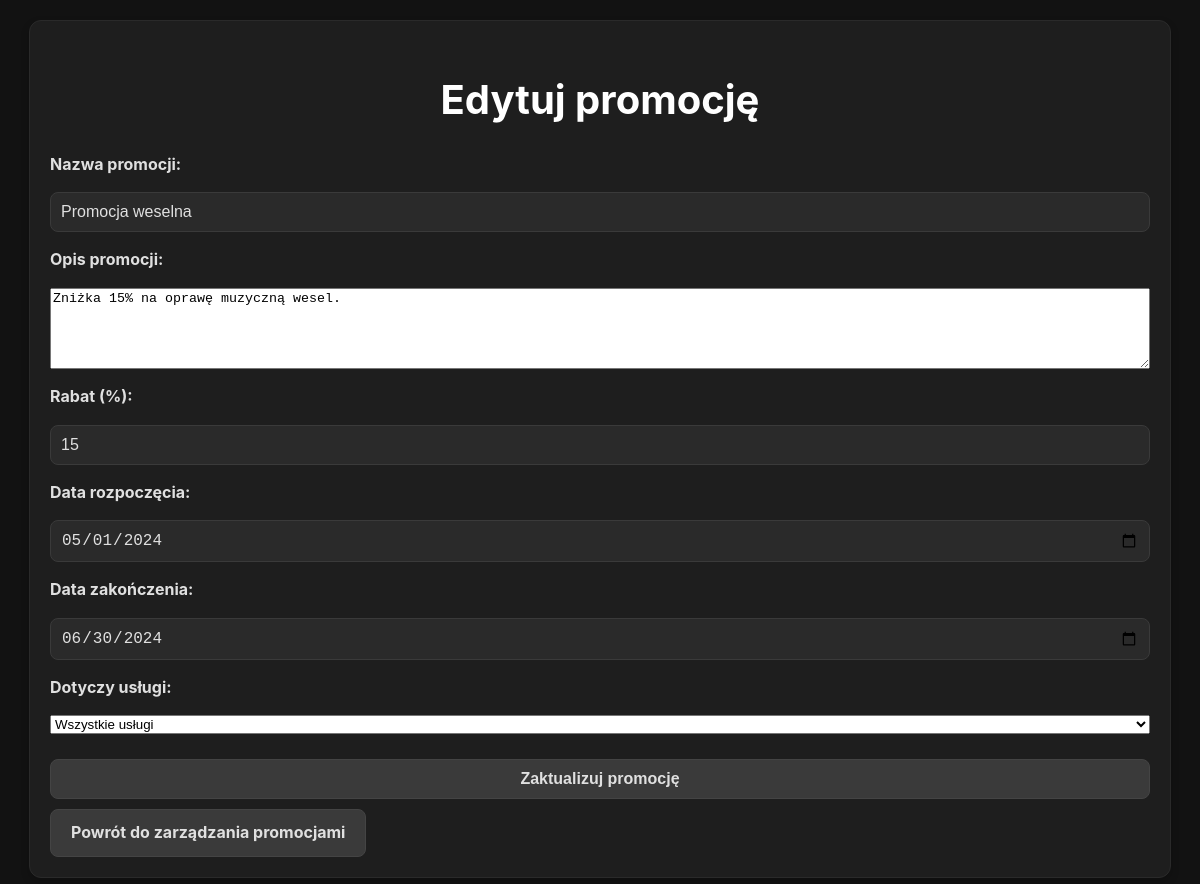
/admin_edit_promo.php?id_promocji=1 (signed in), run on the app's committed database.
### tables this page shows
CREATE TABLE `promocje` (
  `id_promocji` int(11) NOT NULL,
  `nazwa` varchar(255) DEFAULT NULL COMMENT 'Nazwa promocji, np. Zniżka na konserwację',
  `opis` varchar(255) DEFAULT NULL COMMENT 'Opis promocji',
  `rabat` float DEFAULT NULL COMMENT 'Wartość rabatu w procentach, np. 10 dla 10%',
  `data_rozpoczecia` date DEFAULT NULL COMMENT 'Data rozpoczęcia promocji',
  `data_zakonczenia` date DEFAULT NULL COMMENT 'Data zakończenia promocji'
);

### admin_edit_promo.php (the view, shortened to what this page needs)
<?php
include 'config.php';
$id_promocji = intval($_GET['id_promocji']);
try {
    $stmt = $pdo->prepare("SELECT nazwa, opis, rabat, data_rozpoczecia, data_zakonczenia FROM promocje WHERE id_promocji = ?");
    $stmt->execute([$id_promocji]);
    $promotion = $stmt->fetch(PDO::FETCH_ASSOC);
} catch (PDOException $e) {
    die("Błąd: " . $e->getMessage());
}
?>
<!DOCTYPE html>
<html lang="pl">
<head>
    <link rel="stylesheet" href="style.css">
</head>
<body>
    <div class="container">
        <h1>Edytuj promocję</h1>
        <form method="POST">
            <label for="nazwa">Nazwa promocji:</label>
            <input type="text" id="nazwa" name="nazwa" value="<?= htmlspecialchars($promotion['nazwa']) ?>" required>
            <label for="opis">Opis promocji:</label>
            <textarea id="opis" name="opis" rows="5" required><?= htmlspecialchars($promotion['opis']) ?></textarea>
            <label for="rabat">Rabat (%):</label>
            <input type="number" id="rabat" name="rabat" step="0.01" value="<?= htmlspecialchars($promotion['rabat']) ?>" required>
            <label for="data_rozpoczecia">Data rozpoczęcia:</label>
            <input type="date" id="data_rozpoczecia" name="data_rozpoczecia" value="<?= htmlspecialchars($promotion['data_rozpoczecia']) ?>" required>
            <label for="data_zakonczenia">Data zakończenia:</label>
            <input type="date" id="data_zakonczenia" name="data_zakonczenia" value="<?= htmlspecialchars($promotion['data_zakonczenia']) ?>" required>
            <label for="id_uslugi">Dotyczy usługi:</label>
            <select id="id_uslugi" name="id_uslugi">
                <option value="all">Wszystkie usługi</option>
            </select>
            <button type="submit" class="button">Zaktualizuj promocję</button>
        </form>
        <a href="admin_promo.php" class="button">Powrót do zarządzania promocjami</a>
    </div>
</body>
</html>

### style.css (style rules this page uses)
body { font-family: 'Inter', sans-serif; background: #121212; color: #e0e0e0; margin: 0; padding: 0; line-height: 1.6; }
.container { max-width: 1100px; margin: 20px auto; padding: 20px; background: #1e1e1e; border: 1px solid #2a2a2a; border-radius: 12px; box-shadow: 0 4px 8px rgba(0, 0, 0, 0.2); }
h1, h2, h3 { color: #ffffff; font-weight: 700; margin-bottom: 20px; text-align: center; }
h1 { font-size: 2.5rem; }
.button { display: inline-block; padding: 10px 20px; background: #3a3a3a; color: #e0e0e0; font-size: 1rem; font-weight: bold; text-decoration: none; border-radius: 8px; border: 1px solid #444; margin-top: 10px; transition: background 0.3s ease, transform 0.2s ease; }
form { display: flex; flex-direction: column; gap: 15px; margin-top: 20px; }
form label { font-weight: bold; color: #e0e0e0; }
form input { padding: 10px; font-size: 1rem; border: 1px solid #3a3a3a; background: #2a2a2a; color: #e0e0e0; border-radius: 8px; width: 100%; box-sizing: border-box; transition: border-color 0.3s ease, box-shadow 0.3s ease; }
form button { padding: 10px 20px; background: #3a3a3a; color: #e0e0e0; font-size: 1rem; font-weight: bold; border-radius: 8px; border: 1px solid #444; cursor: pointer; transition: background 0.3s ease, transform 0.2s ease; }

### data on the page
promocje: nazwa "Promocja weselna", opis "Zniżka 15% na oprawę muzyczną wesel.", rabat "15", data_rozpoczecia "05/01/2024", data_zakonczenia "06/30/2024"
